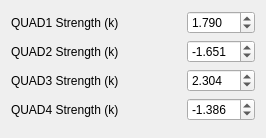
             <widget class="QWidget" name="tab_5">
              <attribute name="title">
               <string>Magnets</string>
              </attribute>
              <layout class="QFormLayout" name="formLayout_6">
               <item row="2" column="0">
                <widget class="QLabel" name="s02_quad2_strength_label">
                 <property name="minimumSize">
                  <size>
                   <width>170</width>
                   <height>0</height>
                  </size>
                 </property>
                 <property name="text">
                  <string>QUAD2 Strength (k)</string>
                 </property>
                </widget>
               </item>
               <item row="3" column="0">
                <widget class="QLabel" name="s02_quad3_strength_label">
                 <property name="minimumSize">
                  <size>
                   <width>170</width>
                   <height>0</height>
                  </size>
                 </property>
                 <property name="text">
                  <string>QUAD3 Strength (k)</string>
                 </property>
                </widget>
               </item>
               <item row="4" column="0">
                <widget class="QLabel" name="s02_quad4_strength_label">
                 <property name="minimumSize">
                  <size>
                   <width>170</width>
                   <height>0</height>
                  </size>
                 </property>
                 <property name="text">
                  <string>QUAD4 Strength (k)</string>
                 </property>
                </widget>
               </item>
               <item row="1" column="0">
                <widget class="QLabel" name="s02_quad1_strength_label">
                 <property name="minimumSize">
                  <size>
                   <width>170</width>
                   <height>0</height>
                  </size>
                 </property>
                 <property name="text">
                  <string>QUAD1 Strength (k)</string>
                 </property>
                </widget>
               </item>
               <item row="1" column="1">
                <widget class="QDoubleSpinBox" name="doubleSpinBox_5">
                 <property name="maximumSize">
                  <size>
                   <width>150</width>
                   <height>16777215</height>
                  </size>
                 </property>
                 <property name="accessibleName">
                  <string>CLA-S02:CLA-S02-MAG-QUAD-01:k1l</string>
                 </property>
                 <property name="suffix">
                  <string/>
                 </property>
                 <property name="decimals">
                  <number>3</number>
                 </property>
                 <property name="minimum">
                  <double>-70.000000000000000</double>
                 </property>
                 <property name="maximum">
                  <double>70.000000000000000</double>
                 </property>
                 <property name="singleStep">
                  <double>0.100000000000000</double>
                 </property>
                 <property name="value">
                  <double>1.790000000000000</double>
                 </property>
                </widget>
               </item>
               <item row="2" column="1">
                <widget class="QDoubleSpinBox" name="doubleSpinBox_8">
                 <property name="maximumSize">
                  <size>
                   <width>150</width>
                   <height>16777215</height>
                  </size>
                 </property>
                 <property name="accessibleName">
                  <string>CLA-S02:CLA-S02-MAG-QUAD-02:k1l</string>
                 </property>
                 <property name="suffix">
                  <string/>
                 </property>
                 <property name="decimals">
                  <number>3</number>
                 </property>
                 <property name="minimum">
                  <double>-70.000000000000000</double>
                 </property>
                 <property name="maximum">
                  <double>70.000000000000000</double>
                 </property>
                 <property name="singleStep">
                  <double>0.100000000000000</double>
                 </property>
                 <property name="value">
                  <double>-1.651000000000000</double>
                 </property>
                </widget>
               </item>
               <item row="3" column="1">
                <widget class="QDoubleSpinBox" name="doubleSpinBox_6">
                 <property name="maximumSize">
                  <size>
                   <width>150</width>
                   <height>16777215</height>
                  </size>
                 </property>
                 <property name="accessibleName">
                  <string>CLA-S02:CLA-S02-MAG-QUAD-03:k1l</string>
                 </property>
                 <property name="suffix">
                  <string/>
                 </property>
                 <property name="decimals">
                  <number>3</number>
                 </property>
                 <property name="minimum">
                  <double>-70.000000000000000</double>
                 </property>
                 <property name="maximum">
                  <double>70.000000000000000</double>
                 </property>
                 <property name="singleStep">
                  <double>0.100000000000000</double>
                 </property>
                 <property name="value">
                  <double>2.304000000000000</double>
                 </property>
                </widget>
               </item>
               <item row="4" column="1">
                <widget class="QDoubleSpinBox" name="doubleSpinBox_7">
                 <property name="maximumSize">
                  <size>
                   <width>150</width>
                   <height>16777215</height>
                  </size>
                 </property>
                 <property name="accessibleName">
                  <string>CLA-S02:CLA-S02-MAG-QUAD-04:k1l</string>
                 </property>
                 <property name="suffix">
                  <string/>
                 </property>
                 <property name="decimals">
                  <number>3</number>
                 </property>
                 <property name="minimum">
                  <double>-70.000000000000000</double>
                 </property>
                 <property name="maximum">
                  <double>70.000000000000000</double>
                 </property>
                 <property name="singleStep">
                  <double>0.100000000000000</double>
                 </property>
                 <property name="value">
                  <double>-1.386000000000000</double>
                 </property>
                </widget>
               </item>
               <item row="5" column="0" colspan="2">
                <spacer name="verticalSpacer_6">
                 <property name="orientation">
                  <enum>Qt::Vertical</enum>
                 </property>
                 <property name="sizeHint" stdset="0">
                  <size>
                   <width>0</width>
                   <height>0</height>
                  </size>
                 </property>
                </spacer>
               </item>
              </layout>
             </widget>
